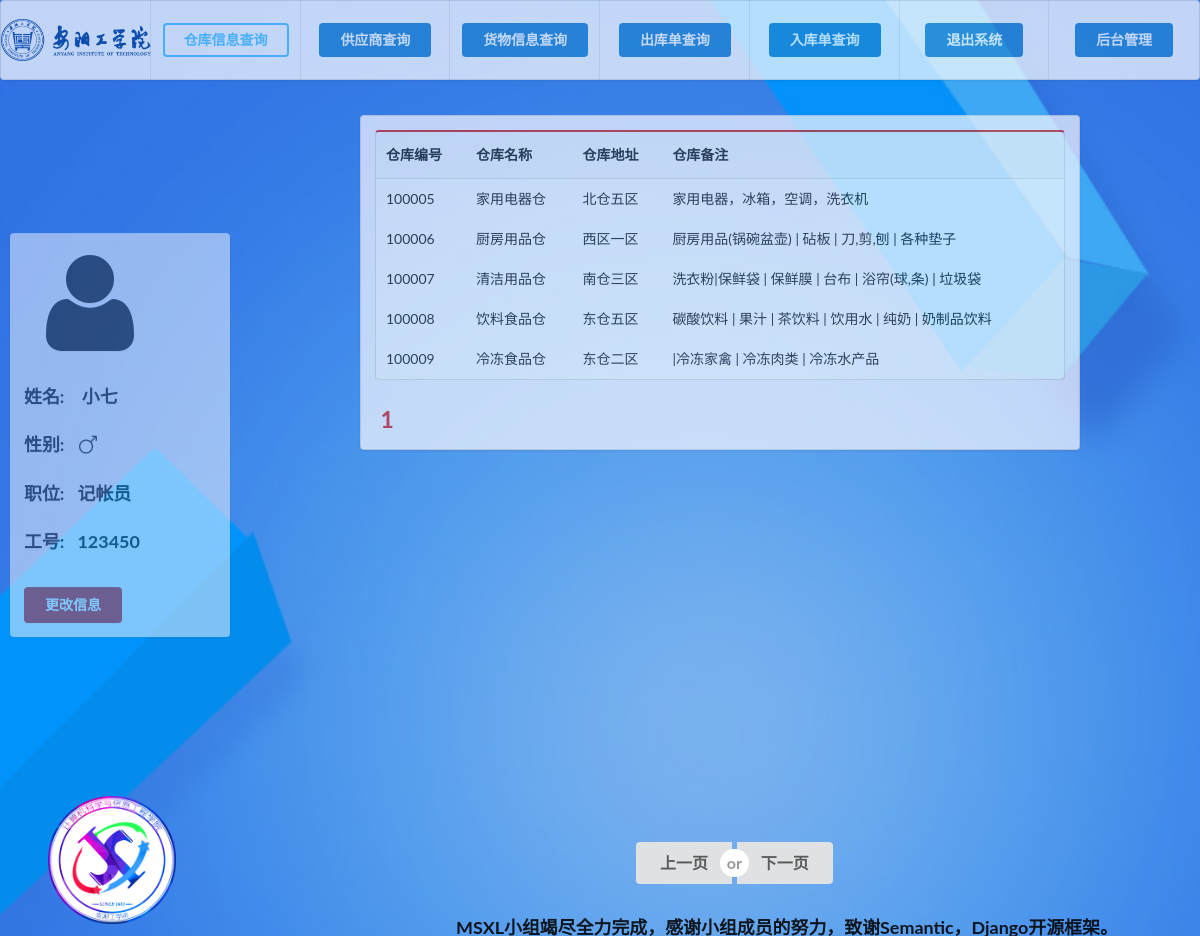
The page /infomanage/?query=storehouse (signed in) on the database its author committed.
### app/models.py (models this page shows, shortened)
class UserInfo(models.Model):
    account = models.OneToOneField(to= User, verbose_name='用户名:', null=True, related_name='userinfo', on_delete=models.CASCADE)
    sex_choice = {('male', '男'), ('female', '女'), }
    job_choice = {(u'保管员', '保管员'), (u'记帐员','记帐员'), (u'仓库主管','仓库主管'),(u'统计员','统计员'),(u'普通员工','普通员工')}
    sex = models.CharField(verbose_name='性别:', null=False, blank=False, max_length=10, choices= sex_choice, default='女')
    job = models.CharField(verbose_name='职位:', null=False, blank=False, max_length=10, choices= job_choice, default= u'普通员工')
    job_num = models.IntegerField(verbose_name='工号:', null=False, blank=False)
    class Meta:
        verbose_name = verbose_name_plural = "员工信息管理"

class StoreHouse(models.Model):
    stoID = models.IntegerField(primary_key=True, verbose_name='仓库编号:', null=False, blank=False,default= 100000)
    sto_name = models.CharField(verbose_name='仓库名称:', null=False, blank=False, max_length=20, default='请输入仓库名称')
    sto_locat = models.CharField(verbose_name='仓库地址:', null=False, blank=False, max_length=50, default='请输入仓库地址')
    sto_ps = models.TextField(verbose_name='备注:', null=True, blank= True, max_length= 500)
    def __str__(self):
        return self.sto_name
    class Meta:
        verbose_name = verbose_name_plural = '仓库信息管理'

### app/views.py (the view, shortened to what this page needs)
# urls.py: path('infomanage/',infomanage, name= 'infomanage' ),
@login_required(login_url='/', redirect_field_name='login')
def infomanage(request):
    context = {}
    query = None
    flag = None
    if request.method == 'GET':
        page = request.GET.get('page')
        if request.GET.get('query'):
            query = request.GET.get('query')
            print(query)
        else:
            for i in ['goodsstore','storagestore','stockoutstore','wavestore']:
                if request.GET.get(i):
                    query = i
                    print(i, request.GET.get(i))
                    break
        if query == 'storehouse':
            context['store_inver'] = 'inverted'
            context['name'] = query
            each_object = StoreHouse.objects.all()
            print(each_object)
            paginator = Paginator(each_object,7)
            try:
                contacts = paginator.page(page)
            except PageNotAnInteger:
                contacts = paginator.page(1)
            except EmptyPage:
                contacts = paginator.page(Paginator.num_pages)
            context['each_object'] = contacts
        return render(request, 'infomanage.html', context= context)

### app/templates/infomanage.html (shortened to what this page needs)
<!DOCTYPE html>
{% load staticfiles %}
<html lang="en">
<head>
    <link rel="stylesheet" href="{% static 'css/semantic.css' %}" media="screen" title="no title" charset="utf-8">
</head>
<body style="background: url({% static 'images/user_bg.jpg' %}); background-size: cover">
    <div class="ui contain">
        <div class="ui eight item menu" style="background-color: white;height: 80px;opacity: 0.7">
            <a href="/infomanage/" class="item">
                <img class="ui left image" src="{% static 'images/SchoolLogo.png' %}">
            </a>
            <div class="item">
                <a href="?query=storehouse" methods="get" class="ui {{ store_inver }} primary blue button">仓库信息查询</a>
            </div>
            <div class="item">
                <a href="?query=supplier" class="ui {{ sup_inver }} primary blue button">供应商查询</a>
            </div>
            <div class="item">
                <a href="?query=goods" methods="get" class="ui {{ goods_inver }} primary blue button">货物信息查询</a>
            </div>
            <div class="item">
                <a href="?query=stockout" class="ui {{ stockout_inver }} primary blue button">出库单查询</a>
            </div>
            <div class="item">
                <a href="?query=wavehousing" class="ui {{ wavehouse_inver }} primary blue button">入库单查询</a>
            </div>
            <div class="item">
                <a href="/logout/" class="ui  primary red button">退出系统</a>
            </div>
            <div class="item">
                <a href="/admin/" methods="get" class="ui primary red button">后台管理</a>
            </div>
        </div>
        <div class="ui segment" style=" min-height: 400px;
                    opacity: 0.5;
                    background-color: ghostwhite;
                    width: 220px !important;
                    border:rgba(255, 0, 0, 0);
                    position: absolute;
                    left: 10%;
                    top:45%;
                    transform: translate(-50%,-50%);">
            <div class="ui image">
                <i class="ui massive user icon"></i>
                <h3 class="ui center header">
                    姓名:&nbsp&nbsp&nbsp {{request.user.username}}
                </h3>
                <h3 class="ui center">
                    性别:&nbsp&nbsp&nbsp<i class="man icon"></i>
                </h3>
                <h3 class="ui center">
                    职位:&nbsp&nbsp&nbsp{{request.user.userinfo.job}}
                </h3>
                <h3 class="ui center">
                    工号:&nbsp&nbsp&nbsp{{request.user.userinfo.job_num}}
                </h3>
                <br>
                <a href="/infochange/" class="ui center red button" >更改信息</a>
        </div>
    </div>
    <div class="ui right segment" style="background-color: ghostwhite; opacity: 0.7; width: 60%;margin-top: 2.5em;left: 30%">
        {% if name == 'storehouse' %}
            <table class="ui red table">
            <thead>
                <tr>
                    <th>仓库编号</th>
                    <th>仓库名称</th>
                    <th>仓库地址</th>
                    <th>仓库备注</th>
              </tr>
            </thead>
            {% for sto in each_object %}
            <tbody>
                <tr>
                  <td>{{sto.stoID }}</td>
                  <td>{{ sto.sto_name }}</td>
                  <td>{{ sto.sto_locat }}</td>
                  <td>{{ sto.sto_ps }}</td>
                </tr>
            </tbody>
            {% endfor %}
            </table>
        {% endif %}
        <div class="ui header">
            {% for pg in each_object.paginator.page_range %}
                {% if each_object.number == pg %}
                    <a  class="ui active red header" href="?query={{ name }}&page={{ pg }}">&nbsp;{{ pg }}</a>
                {% else %}
                    <a  class="ui header" href="?query={{ name }}&page={{ pg }}">&nbsp;{{ pg }}</a>
                {% endif %}
            {% endfor %}
        </div>
        </div>
        <div class="ui large buttons" style="position: absolute;top: 90%;left: 53%">
          {% if each_object.has_previous %}
            <a href="?query={{ name }}&page={{ each_object.previous_page_number }}" class="ui red button">上一页</a>
          {% else %}
            <a class="ui button">上一页</a>
          {% endif %}
          <div class=" ui or"></div>
          {% if each_object.has_next %}
            <a href="?query={{ name }}&page={{ each_object.next_page_number }}"  class="ui blue button active">下一页</a>
          {% else %}
             <a class="ui button">下一页</a>
          {% endif %}
        </div>
    <div class="ui footer" style="position: absolute; top: 85%;left: 4%;">
       <div class="ui image">
           <img src="{% static 'images/login_bg1.jpg' %}" style="width: 128px; height: 128px">
       </div>
   </div>
    <div class="ui header" style="position: absolute; top: 95%;left: 38%;">
       <p>MSXL小组竭尽全力完成，感谢小组成员的努力，致谢Semantic，Django开源框架。<br>
       </p>
   </div>
</body>
</html>

### rows shown on the page
StoreHouse: stoID "100005", sto_name "家用电器仓", sto_locat "北仓五区", sto_ps "家用电器，冰箱，空调，洗衣机"
StoreHouse: stoID "100006", sto_name "厨房用品仓", sto_locat "西区一区", sto_ps "厨房用品(锅碗盆壶) | 砧板 | 刀,剪,刨 | 各种垫子"
StoreHouse: stoID "100007", sto_name "清洁用品仓", sto_locat "南仓三区", sto_ps "洗衣粉|保鲜袋 | 保鲜膜 | 台布 | 浴帘(球,条) | 垃圾袋"
StoreHouse: stoID "100008", sto_name "饮料食品仓", sto_locat "东仓五区", sto_ps "碳酸饮料 | 果汁 | 茶饮料 | 饮用水 | 纯奶 | 奶制品饮料"
StoreHouse: stoID "100009", sto_name "冷冻食品仓", sto_locat "东仓二区", sto_ps "|冷冻家禽 | 冷冻肉类 | 冷冻水产品"

### other values the page prints
{{ request.user.username }} "小七"
{{ request.user.userinfo.job }} "记帐员"
{{ request.user.userinfo.job_num }} "123450"
{{ pg }} "1"
